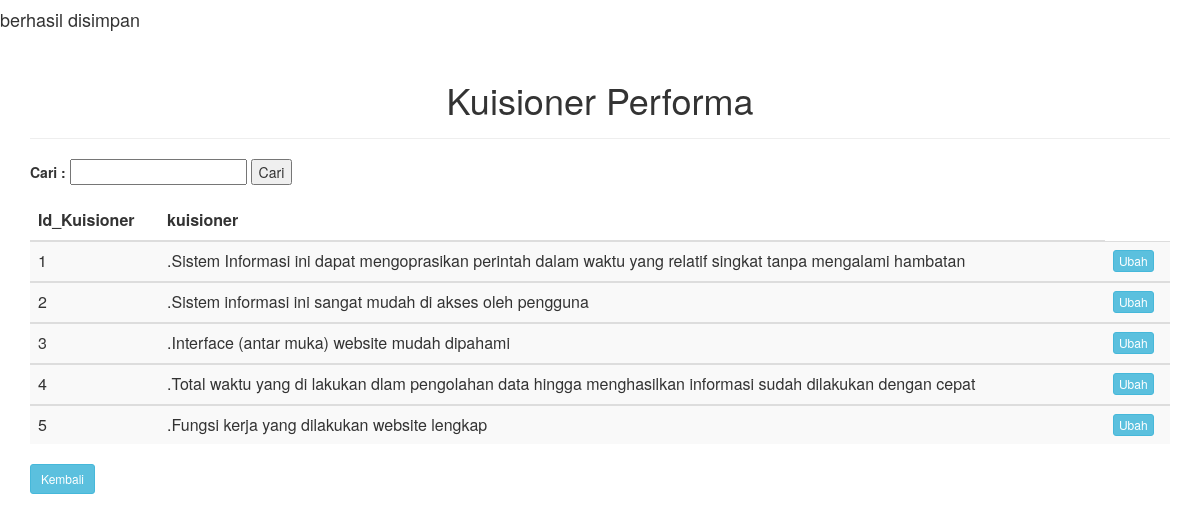
/admin/s_ubahkuisionerp.php, run on the app's committed database.
### tables this page shows
CREATE TABLE `k_performa` (
  `id_kuisioner` int(11) NOT NULL,
  `kuisioner` text NOT NULL
);

### admin/tampilkuisionerp.php (the view, shortened to what this page needs)
<!DOCTYPE HTML>
<html>
<head>
	<link href="css1/bootstrap.css" rel="stylesheet">
</head>
<?php
			$data=mysql_query("select *from k_performa");
?>
<body>
<div class="container">
	<div class="page-header" align="center"><h1>Kuisioner Performa</h1></div>
	<form action="tampilkuisionerp.php" method="get">
		<label>Cari :</label>
		<input type="text" name="cari">
		<input type="submit" value="Cari">
	</form>
	<table class="table table-striped">
		<thead>
			<th>Id_Kuisioner</th>
			<th>kuisioner</th>
		</thead>
		<tbody>
	<?php
		if(isset($_GET['cari'])){
			$cari = $_GET['cari'];
			$data = mysql_query("select * from k_performa where id_kuisioner like '%".$cari."%'");
		}else{
		$data = mysql_query("select * from k_performa");
	}
		while($d=mysql_fetch_array($data)){
		?>
			<td><?php echo $d['id_kuisioner']; ?></td>
			<td><?php echo $d['kuisioner']; ?></td>
		<td><a class="btn btn-info btn-xs" a href="ubahkuisionerp.php?id_kuisioner=<?php echo $d['id_kuisioner']; ?>">Ubah</td>
		</tbody>
		<?php
		}
	?>
	</table>
	<a class="btn btn-info btn-sm" href="dashboard.php">Kembali</a>
</div>
</body>
</html>

### data on the page
k_performa: id_kuisioner "1", kuisioner ".Sistem Informasi ini dapat mengoprasikan perintah dalam waktu yang relatif singkat tanpa mengalami hambatan"
k_performa: id_kuisioner "2", kuisioner ".Sistem informasi ini sangat mudah di akses oleh pengguna"
k_performa: id_kuisioner "3", kuisioner ".Interface (antar muka) website mudah dipahami"
k_performa: id_kuisioner "4", kuisioner ".Total waktu yang di lakukan dlam pengolahan data hingga menghasilkan informasi sudah dilakukan dengan cepat"
k_performa: id_kuisioner "5", kuisioner ".Fungsi kerja yang dilakukan website lengkap"
